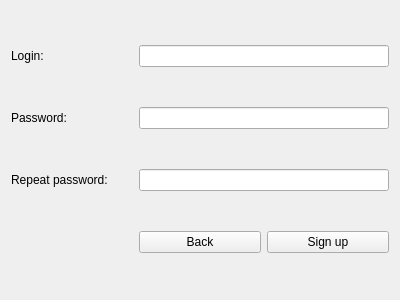
<?xml version="1.0" encoding="UTF-8"?>
<ui version="4.0">
 <class>Registration</class>
 <widget class="QWidget" name="Registration">
  <property name="geometry">
   <rect>
    <x>0</x>
    <y>0</y>
    <width>400</width>
    <height>300</height>
   </rect>
  </property>
  <property name="windowTitle">
   <string>Dialog</string>
  </property>
  <layout class="QGridLayout" name="gridLayout">
   <item row="0" column="1" colspan="2">
    <widget class="QLineEdit" name="loginLabel">
     <property name="sizePolicy">
      <sizepolicy hsizetype="Preferred" vsizetype="Fixed">
       <horstretch>0</horstretch>
       <verstretch>0</verstretch>
      </sizepolicy>
     </property>
    </widget>
   </item>
   <item row="1" column="0">
    <widget class="QLabel" name="label_2">
     <property name="font">
      <font>
       <strikeout>false</strikeout>
      </font>
     </property>
     <property name="text">
      <string>Password:</string>
     </property>
     <property name="alignment">
      <set>Qt::AlignLeading|Qt::AlignLeft|Qt::AlignVCenter</set>
     </property>
    </widget>
   </item>
   <item row="1" column="1" colspan="2">
    <widget class="QLineEdit" name="passwordLabel_1">
     <property name="echoMode">
      <enum>QLineEdit::Password</enum>
     </property>
    </widget>
   </item>
   <item row="2" column="1" colspan="2">
    <widget class="QLineEdit" name="passwordLabel_2">
     <property name="sizePolicy">
      <sizepolicy hsizetype="Preferred" vsizetype="Fixed">
       <horstretch>0</horstretch>
       <verstretch>0</verstretch>
      </sizepolicy>
     </property>
     <property name="echoMode">
      <enum>QLineEdit::Password</enum>
     </property>
    </widget>
   </item>
   <item row="3" column="1">
    <widget class="QPushButton" name="backButton">
     <property name="text">
      <string>Back</string>
     </property>
    </widget>
   </item>
   <item row="0" column="0">
    <widget class="QLabel" name="label">
     <property name="text">
      <string>Login:</string>
     </property>
     <property name="alignment">
      <set>Qt::AlignLeading|Qt::AlignLeft|Qt::AlignVCenter</set>
     </property>
    </widget>
   </item>
   <item row="2" column="0">
    <widget class="QLabel" name="label_3">
     <property name="text">
      <string>Repeat password:</string>
     </property>
    </widget>
   </item>
   <item row="3" column="2">
    <widget class="QPushButton" name="signUpButton">
     <property name="text">
      <string>Sign up</string>
     </property>
    </widget>
   </item>
  </layout>
 </widget>
 <resources/>
 <connections/>
</ui>
